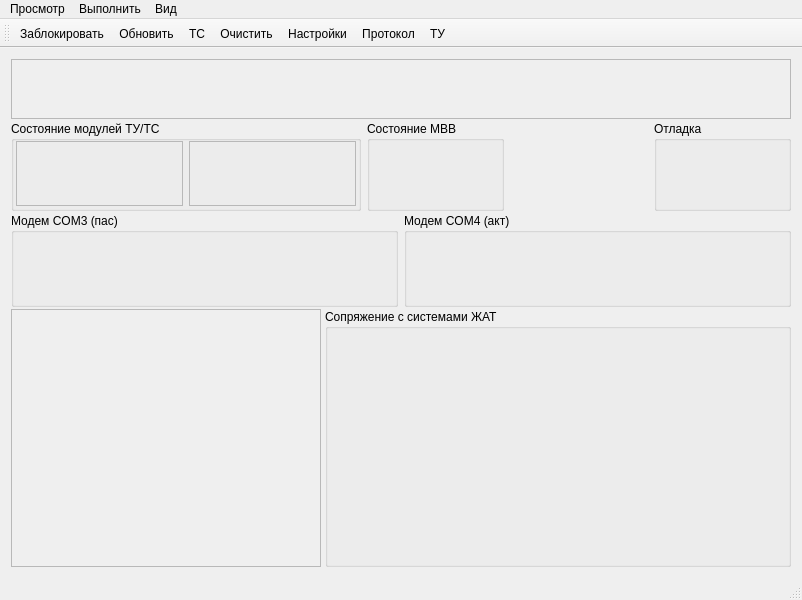
<?xml version="1.0" encoding="UTF-8"?>
<ui version="4.0">
 <class>MainWindow</class>
 <widget class="QMainWindow" name="MainWindow">
  <property name="geometry">
   <rect>
    <x>0</x>
    <y>0</y>
    <width>800</width>
    <height>600</height>
   </rect>
  </property>
  <property name="windowTitle">
   <string>MainWindow</string>
  </property>
  <widget class="QWidget" name="centralWidget">
   <layout class="QGridLayout" name="gridLayout_2" rowstretch="0,0,0,1">
    <property name="verticalSpacing">
     <number>2</number>
    </property>
    <item row="0" column="0">
     <widget class="FrameBase" name="frameBase">
      <property name="minimumSize">
       <size>
        <width>780</width>
        <height>60</height>
       </size>
      </property>
      <property name="frameShape">
       <enum>QFrame::StyledPanel</enum>
      </property>
      <property name="frameShadow">
       <enum>QFrame::Sunken</enum>
      </property>
     </widget>
    </item>
    <item row="1" column="0">
     <layout class="QHBoxLayout" name="horizontalLayout" stretch="0,0,0,0">
      <item>
       <widget class="QGroupBox" name="groupBox_MT">
        <property name="minimumSize">
         <size>
          <width>350</width>
          <height>90</height>
         </size>
        </property>
        <property name="baseSize">
         <size>
          <width>350</width>
          <height>90</height>
         </size>
        </property>
        <property name="font">
         <font>
          <pointsize>9</pointsize>
         </font>
        </property>
        <property name="title">
         <string>Состояние модулей ТУ/ТС</string>
        </property>
        <layout class="QGridLayout" name="gridLayout">
         <property name="leftMargin">
          <number>2</number>
         </property>
         <property name="topMargin">
          <number>0</number>
         </property>
         <property name="rightMargin">
          <number>2</number>
         </property>
         <property name="bottomMargin">
          <number>2</number>
         </property>
         <item row="0" column="0">
          <layout class="QHBoxLayout" name="horizontalLayout_MT">
           <item>
            <widget class="FrameMVV" name="frameMVV1">
             <property name="frameShape">
              <enum>QFrame::StyledPanel</enum>
             </property>
             <property name="frameShadow">
              <enum>QFrame::Raised</enum>
             </property>
            </widget>
           </item>
           <item>
            <widget class="FrameMVV" name="frameMVV2">
             <property name="frameShape">
              <enum>QFrame::StyledPanel</enum>
             </property>
             <property name="frameShadow">
              <enum>QFrame::Raised</enum>
             </property>
            </widget>
           </item>
          </layout>
         </item>
        </layout>
       </widget>
      </item>
      <item>
       <widget class="FrameMvvStatus" name="groupBox_MVV">
        <property name="font">
         <font>
          <pointsize>9</pointsize>
         </font>
        </property>
        <property name="title">
         <string>Состояние МВВ</string>
        </property>
       </widget>
      </item>
      <item>
       <widget class="QWidget" name="widget" native="true"/>
      </item>
      <item>
       <widget class="QGroupBox" name="groupBox_DBG">
        <property name="font">
         <font>
          <pointsize>9</pointsize>
         </font>
        </property>
        <property name="title">
         <string>Отладка</string>
        </property>
       </widget>
      </item>
     </layout>
    </item>
    <item row="2" column="0">
     <layout class="QHBoxLayout" name="horizontalLayout_2">
      <item>
       <widget class="FarmeLine" name="groupBox_PSV">
        <property name="minimumSize">
         <size>
          <width>0</width>
          <height>94</height>
         </size>
        </property>
        <property name="font">
         <font>
          <pointsize>9</pointsize>
         </font>
        </property>
        <property name="title">
         <string>Модем COM3 (пас)</string>
        </property>
       </widget>
      </item>
      <item>
       <widget class="FarmeLine" name="groupBox_ACT">
        <property name="minimumSize">
         <size>
          <width>0</width>
          <height>94</height>
         </size>
        </property>
        <property name="font">
         <font>
          <pointsize>9</pointsize>
         </font>
        </property>
        <property name="title">
         <string>Модем COM4 (акт)</string>
        </property>
       </widget>
      </item>
     </layout>
    </item>
    <item row="3" column="0">
     <layout class="QHBoxLayout" name="horizontalLayout_3" stretch="2,3">
      <property name="spacing">
       <number>4</number>
      </property>
      <item>
       <widget class="FrameTU" name="frameTU">
        <property name="frameShape">
         <enum>QFrame::StyledPanel</enum>
        </property>
        <property name="frameShadow">
         <enum>QFrame::Raised</enum>
        </property>
       </widget>
      </item>
      <item>
       <widget class="FramePlugin" name="groupBox">
        <property name="font">
         <font>
          <pointsize>9</pointsize>
         </font>
        </property>
        <property name="title">
         <string>Сопряжение с системами ЖАТ</string>
        </property>
       </widget>
      </item>
     </layout>
    </item>
   </layout>
  </widget>
  <widget class="QMenuBar" name="menuBar">
   <property name="geometry">
    <rect>
     <x>0</x>
     <y>0</y>
     <width>800</width>
     <height>25</height>
    </rect>
   </property>
   <widget class="QMenu" name="menu">
    <property name="title">
     <string>Просмотр</string>
    </property>
    <addaction name="action_TS"/>
    <addaction name="action_Log"/>
    <addaction name="action_Ini"/>
   </widget>
   <widget class="QMenu" name="menu_2">
    <property name="title">
     <string>Выполнить</string>
    </property>
    <addaction name="action_Lock"/>
    <addaction name="action_Refresh"/>
    <addaction name="action_Clear"/>
    <addaction name="action_TU"/>
    <addaction name="separator"/>
   </widget>
   <widget class="QMenu" name="menu_3">
    <property name="title">
     <string>Вид</string>
    </property>
    <addaction name="action_Toolbar"/>
   </widget>
   <addaction name="menu"/>
   <addaction name="menu_2"/>
   <addaction name="menu_3"/>
  </widget>
  <widget class="QToolBar" name="mainToolBar">
   <attribute name="toolBarArea">
    <enum>TopToolBarArea</enum>
   </attribute>
   <attribute name="toolBarBreak">
    <bool>false</bool>
   </attribute>
   <addaction name="action_Lock"/>
   <addaction name="action_Refresh"/>
   <addaction name="action_TS"/>
   <addaction name="action_Clear"/>
   <addaction name="action_Ini"/>
   <addaction name="action_Log"/>
   <addaction name="action_TU"/>
  </widget>
  <widget class="QStatusBar" name="statusBar"/>
  <action name="action_TS">
   <property name="checkable">
    <bool>true</bool>
   </property>
   <property name="icon">
    <iconset resource="images.qrc">
     <normaloff>:/images/images/3.ico</normaloff>:/images/images/3.ico</iconset>
   </property>
   <property name="text">
    <string>ТС</string>
   </property>
   <property name="shortcut">
    <string>3</string>
   </property>
  </action>
  <action name="action_Log">
   <property name="checkable">
    <bool>true</bool>
   </property>
   <property name="icon">
    <iconset resource="images.qrc">
     <normaloff>:/images/images/6.ico</normaloff>:/images/images/6.ico</iconset>
   </property>
   <property name="text">
    <string>Протокол</string>
   </property>
   <property name="shortcut">
    <string>6</string>
   </property>
  </action>
  <action name="action_Ini">
   <property name="checkable">
    <bool>true</bool>
   </property>
   <property name="icon">
    <iconset resource="images.qrc">
     <normaloff>:/images/images/5.ico</normaloff>:/images/images/5.ico</iconset>
   </property>
   <property name="text">
    <string>Настройки</string>
   </property>
   <property name="shortcut">
    <string>5</string>
   </property>
  </action>
  <action name="action_Lock">
   <property name="checkable">
    <bool>true</bool>
   </property>
   <property name="icon">
    <iconset resource="images.qrc">
     <normaloff>:/images/images/1.ico</normaloff>:/images/images/1.ico</iconset>
   </property>
   <property name="text">
    <string>Заблокировать</string>
   </property>
   <property name="shortcut">
    <string>1</string>
   </property>
  </action>
  <action name="action_Refresh">
   <property name="icon">
    <iconset resource="images.qrc">
     <normaloff>:/images/images/2.ico</normaloff>:/images/images/2.ico</iconset>
   </property>
   <property name="text">
    <string>Обновить</string>
   </property>
   <property name="shortcut">
    <string>2</string>
   </property>
  </action>
  <action name="action_Clear">
   <property name="icon">
    <iconset resource="images.qrc">
     <normaloff>:/images/images/4.ico</normaloff>:/images/images/4.ico</iconset>
   </property>
   <property name="text">
    <string>Очистить</string>
   </property>
   <property name="shortcut">
    <string>4</string>
   </property>
  </action>
  <action name="action_TU">
   <property name="checkable">
    <bool>true</bool>
   </property>
   <property name="icon">
    <iconset resource="images.qrc">
     <normaloff>:/images/images/7.ico</normaloff>:/images/images/7.ico</iconset>
   </property>
   <property name="text">
    <string>ТУ</string>
   </property>
   <property name="shortcut">
    <string>7</string>
   </property>
  </action>
  <action name="action_Toolbar">
   <property name="checkable">
    <bool>true</bool>
   </property>
   <property name="text">
    <string>Тулбар</string>
   </property>
   <property name="shortcut">
    <string>0</string>
   </property>
  </action>
 </widget>
 <layoutdefault spacing="6" margin="11"/>
 <customwidgets>
  <customwidget>
   <class>FrameBase</class>
   <extends>QFrame</extends>
   <header>framebase.h</header>
   <container>1</container>
  </customwidget>
  <customwidget>
   <class>FrameMvvStatus</class>
   <extends>QGroupBox</extends>
   <header>framemvvstatus.h</header>
   <container>1</container>
  </customwidget>
  <customwidget>
   <class>FarmeLine</class>
   <extends>QGroupBox</extends>
   <header>farmeline.h</header>
   <container>1</container>
  </customwidget>
  <customwidget>
   <class>FrameMVV</class>
   <extends>QFrame</extends>
   <header>framemvv.h</header>
   <container>1</container>
  </customwidget>
  <customwidget>
   <class>FrameTU</class>
   <extends>QFrame</extends>
   <header>frametu.h</header>
   <container>1</container>
  </customwidget>
  <customwidget>
   <class>FramePlugin</class>
   <extends>QGroupBox</extends>
   <header>frameplugin.h</header>
   <container>1</container>
  </customwidget>
 </customwidgets>
 <resources>
  <include location="images.qrc"/>
 </resources>
 <connections/>
</ui>
